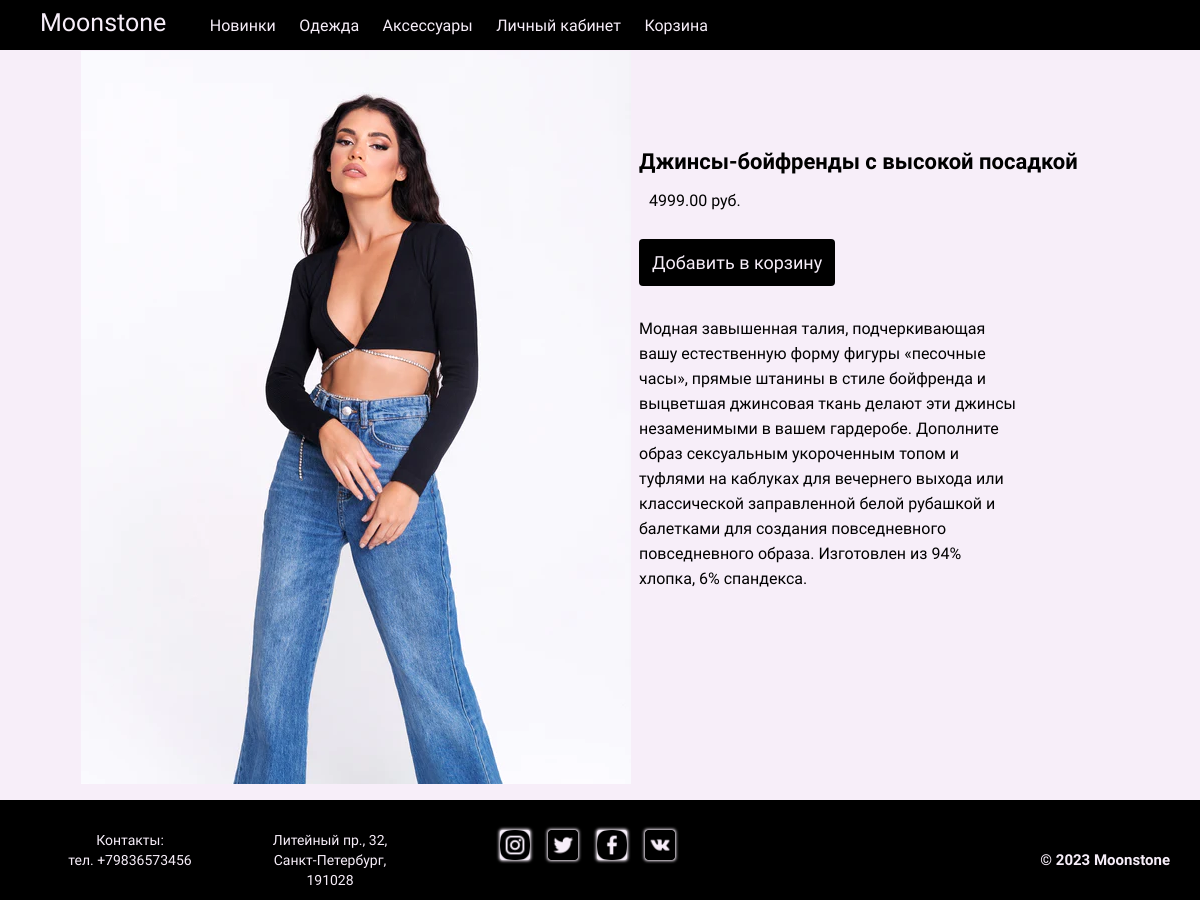
/product/1/, run on the app's committed database.
### shop/models.py (models this page shows, shortened)
class Product(models.Model):
    name = models.CharField(max_length=255)
    description = models.TextField()
    price = models.DecimalField(max_digits=10, decimal_places=2)
    image = models.ImageField(upload_to='product_images', storage=fs)

### shop/views.py (the view)
# urls.py: path('product/<int:id>/', views.product_detail, name='product_detail'),
def product_detail(request, id):
    product = get_object_or_404(Product, id=id)
    return render(request, 'shop/product_detail.html', {'product': product})

### templates/shop/product_detail.html (shortened to what this page needs)
{% extends 'shop/base.html' %}
  {% block content %}
  <div class="detail__body">
    <div class="detail__row">
      <div class="detail">
        <div class="detail__image">
          <img src="{{ product.image.url }}" alt="{{ product.name }}">
        </div>
      </div>
      <div class="detail">
        <div class="detail__name">
          <h1>{{ product.name }}</h1>
          <p>{{ product.price }} руб.</p>
          <form method="post" action="{% url 'shop:cart_add' product.id %}">
            <button type="submit">Добавить в корзину</button>
          </form>
        </div>
        <div class="detail__description">
          <p>{{ product.description }}</p>
        </div>
      </div>
    </div>
  </div>
  {% endblock %}

### static/css/style.css (style rules this page uses)
* { padding: 0; margin: 0; border: 0; }
*,*:before,*:after { -moz-box-sizing: border-box; -webkit-box-sizing: border-box; box-sizing: border-box; }
html,body { height: 100%; width: 100%; font-size: 100%; line-height: 1; font-size: 14px; -ms-text-size-adjust: 100%; -moz-text-size-adjust: 100%; -webkit-text-size-adjust: 100%; }
input,button,textarea { font-family:inherit; }
button { cursor: pointer; }
img { vertical-align: top; }
h1,h2,h3,h4,h5,h6 { font-size:inherit;font-weight: 400; }
body { font-family: 'Kosugi Maru', sans-serif; }
.detail__body { background-color: #f7eef9; padding-top: 50px; padding-bottom: 10px; position: relative; height: 900px; }
.detail__row { display: flex; flex-wrap: wrap; justify-content: space-between; }
.detail { width: calc(50% - 10px); height: 600px; margin: 1px; vertical-align: top; text-align: left; box-sizing: border-box; position: relative; padding-left: 30px; padding-right: 30px; }
.detail__image { margin-left: 50px; }
.detail__image img { max-width: 600px; height: 100%; }
.detail__name form { margin-top: 30px; }
.detail__name button { padding: 13px; border-radius: 4px; background-color: #000000; color: #f7eef9; font-size: 18px; }
.detail__name h1 { font-weight: 700; font-size: 22px; margin-bottom: 20px; }
.detail__name p { font-size: 16px; margin: 10px; }
.detail__name { margin-top: 100px; font-size: 16px; }
.detail__description { margin-top: 30px; margin-right: 150px; font-size: 16px; line-height: 25px; }

### data on the page
Product: image (picture), name "Джинсы-бойфренды с высокой посадкой", price "4999.00", description "Модная завышенная талия, подчеркивающая вашу естественную форму фигуры «песочные часы», прямые штанины в стиле бойфренда и выцветшая джинсовая ткань делают эти джинсы незаменимыми в вашем гардеробе. Дополните образ сексуальным укороченным топом и туфлями на каблуках для вечернего выхода или классической заправленной белой рубашкой и балетками для создания повседневного повседневного образа. Изготовлен из 94% хлопка, 6% спандекса."
